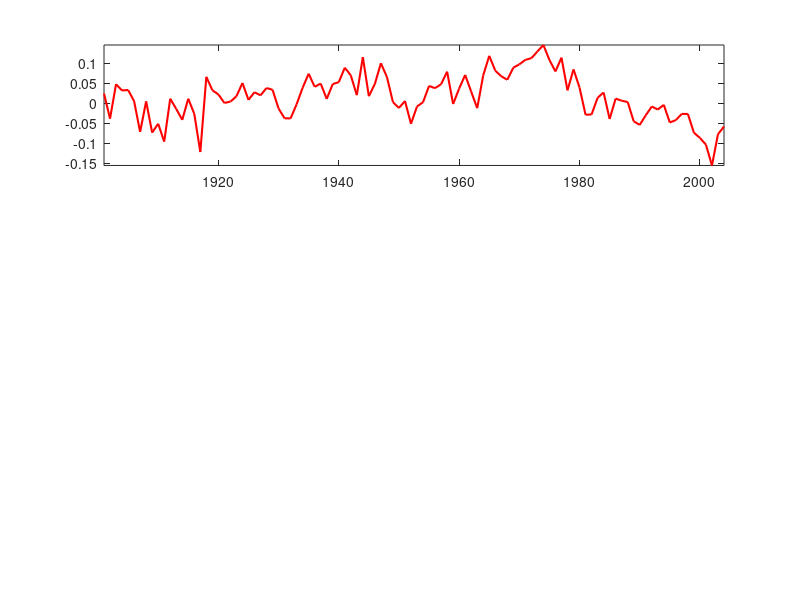

Write MATLAB code to recreate this figure. (Note: this script raises an error after producing the figure.)
clear all
clc

load zt_data_arg_logs_series.txt
load zn_data_arg_logs_series.txt
load g_data_arg_logs_series.txt
load sudden_stops.txt

zT=zt_data_arg_logs_series;
zN=zn_data_arg_logs_series;
g=g_data_arg_logs_series;
ss_t=sudden_stops;
tt_estim=1901:2004;

figure(4)
subplot(3,1,1);plot(tt_estim(1:end),zT(1:end,1),'r','LineWidth',1.5);axis('tight');
vline([ss_t],':b');
vline([1914 1931 1959 1982 1995 2001],'b');title('log(z^T): mean reverting shock')
subplot(3,1,2);plot(tt_estim(1:end),zN(1:end,1),'r','LineWidth',1.5);axis('tight');
vline([ss_t],':b');
vline([1914 1931 1959 1982 1995 2001],'b');title('log(z^N): mean reverting shock')
subplot(3,1,3);plot(tt_estim(1:end),g(1:end,1),'r','LineWidth',1.5);axis('tight');
vline([ss_t],':b');
vline([1914 1931 1959 1982 1995 2001],'b');title('log(g): permanent shock')